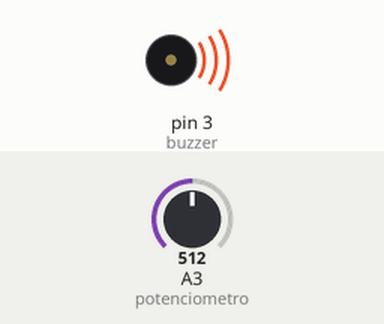
Bench run of a sketch on a simulated Arduino Uno, built with avr-gcc and run on an emulated ATmega328P. Parts: buzzer (waves = sounding). Inputs (shaded band) come from the test bench; at power-on: A3 (potenciometro) = 512. What the sketch prints to the serial monitor is not drawn.

Above: at 0.1 s.
Timing chart, 0 to 1.6 s (numbered marks = the images above):
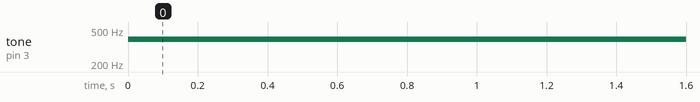

The sketch:

2_-_Repertorio_Musical.ino
```cpp
// Vídeo Disponível Em : https://youtu.be/Bcm5Kmg0Mzc

int buzzer = 3;
int potenciometro = A3;
int POT;
int DO = 262;
int MI = 330;
int SOL = 392;
int SI = 494;

void setup() {
	Serial.begin(9600);
	pinMode(buzzer, OUTPUT);
	pinMode(potenciometro, INPUT);
}

void loop() {
	POT = analogRead(potenciometro);
	Serial.print(POT);

	if(POT >= 0 && POT <= 250){
  		tone(buzzer, DO, 2000);
	}
	else if(POT > 250 && POT <= 500){
  		tone(buzzer, MI, 2000);
	}
	else if(POT > 500 && POT <= 750){
  		tone(buzzer, SOL, 2000);
	}
	else{
  		tone(buzzer, SI, 2000);
	}
}
```

Measured:
- by itself, tone on pin 3 (buzzer): silent → 392 Hz at 0.00 s
